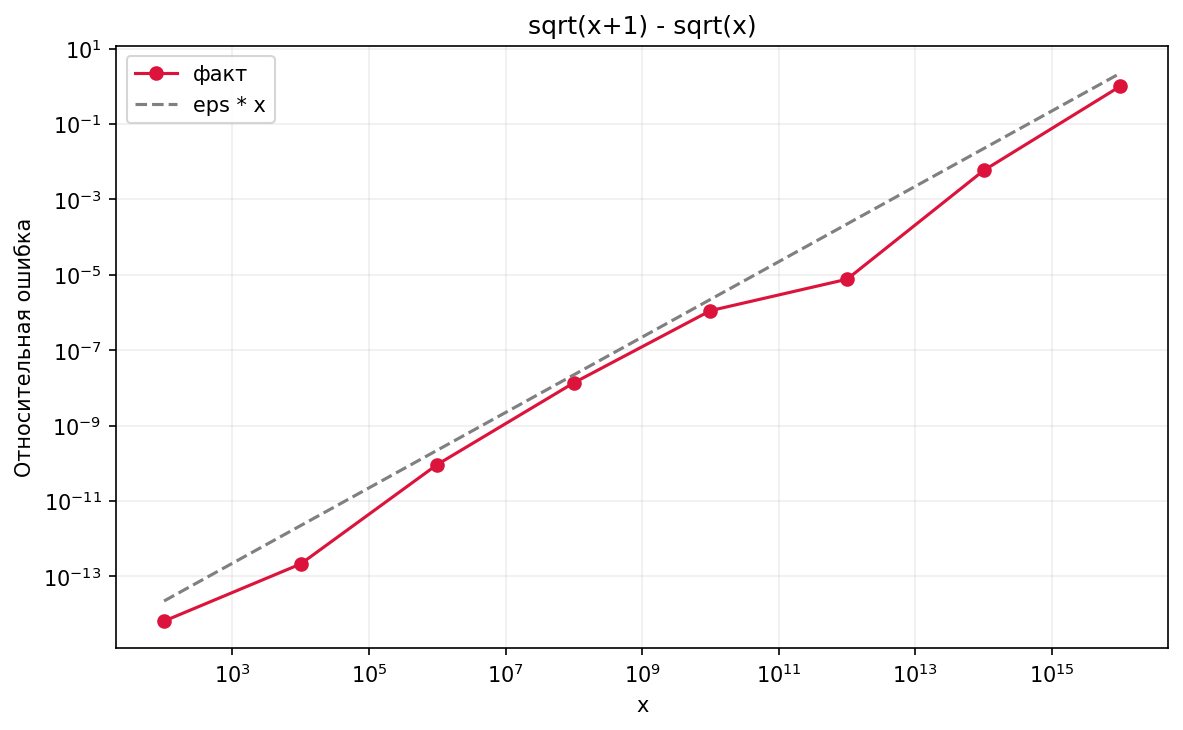

The script that saved this image:
import math

import matplotlib

matplotlib.use("Agg")
import matplotlib.pyplot as plt
import mpmath as mp
import numpy as np

print("hw-1.12")

mp.mp.dps = 50
xs = np.logspace(2, 16, 8)

def bad(x):
    return math.sqrt(x + 1) - math.sqrt(x)

def exact(x):
    x = mp.mpf(x)
    return mp.sqrt(x + 1) - mp.sqrt(x)

print("x    ошибка плохого")
errs = []
for x in xs:
    ref = exact(x)
    approx = bad(float(x))
    err = float(abs(mp.mpf(approx) - ref) / abs(ref))
    errs.append(err)
    print(f"{x:.3e}   {err:.6e}")

eps = np.finfo(float).eps
theory = eps * xs
p = math.log(errs[-1] / errs[0]) / math.log(xs[-1] / xs[0])
print(f"наклон по концам графика ≈ {p:.2f}")

fig, ax = plt.subplots(figsize=(8, 5))
ax.plot(xs, errs, "o-", color="crimson", label="факт")
ax.plot(xs, theory, "--", color="gray", label="eps * x")
ax.set_xscale("log")
ax.set_yscale("log")
ax.set_xlabel("x")
ax.set_ylabel("Относительная ошибка")
ax.set_title("sqrt(x+1) - sqrt(x)")
ax.legend()
ax.grid(True, which="both", alpha=0.2)
plt.tight_layout()
fig.savefig("hw-1.12.png", dpi=150, bbox_inches="tight")
print("График сохранён: hw-1.12.png")
